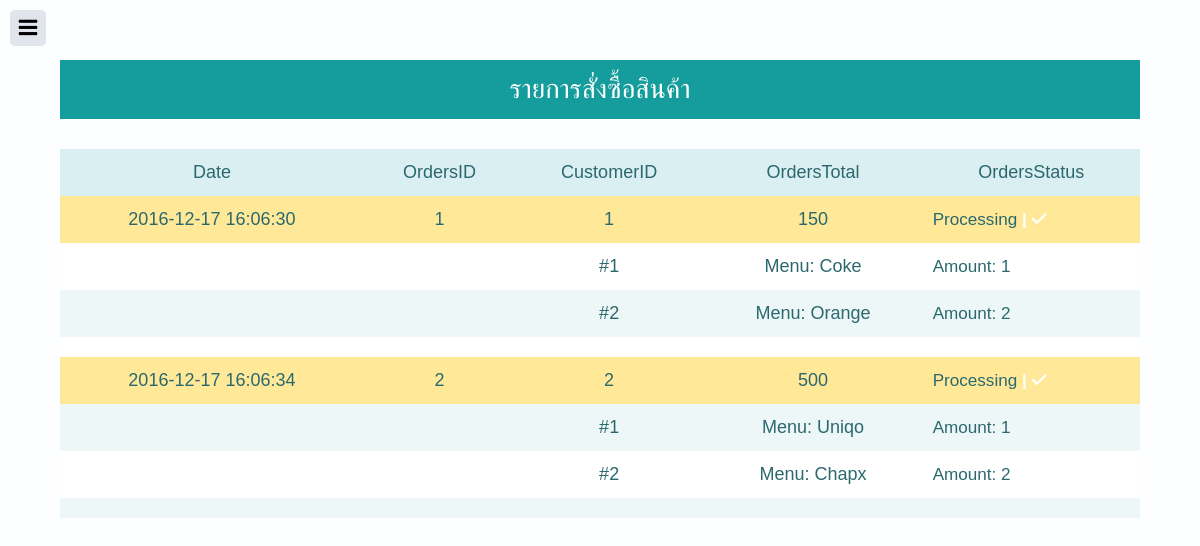
The page / on the database its author committed.
### tables this page shows
CREATE TABLE IF NOT EXISTS `Orders` (
  `OrdersID` int(11) NOT NULL AUTO_INCREMENT,
  `OrdersDate` timestamp NOT NULL DEFAULT CURRENT_TIMESTAMP ON UPDATE CURRENT_TIMESTAMP,
  `OrdersTotal` int(6) NOT NULL,
  `CustomerID` int(5) NOT NULL,
  `OrdersStatus` varchar(100) NOT NULL,
  PRIMARY KEY (`OrdersID`)
);

CREATE TABLE IF NOT EXISTS `OrdersDetail` (
  `OdetailID` int(5) NOT NULL AUTO_INCREMENT,
  `MenuName` varchar(100) NOT NULL,
  `OdetailAmount` int(5) NOT NULL,
  `OdetailPrice` int(5) NOT NULL,
  `OdetailTotal` int(6) NOT NULL,
  `OrdersID` int(11) NOT NULL,
  PRIMARY KEY (`OdetailID`)
);

### WWW/index.php (the view, shortened to what this page needs)
<?php
	require './connect.php';
?>
<!DOCTYPE html>
<html>
<head>
	<link rel="stylesheet" type="text/css" href="css/style1.css">
	<link rel="stylesheet" type="text/css" href="http://fontawesome.io/assets/font-awesome/css/font-awesome.css">
	<link rel="stylesheet" href="js/menu.css">
	<link rel="stylesheet" href="js/table.css">
	 <link rel="stylesheet" href="https://cdnjs.cloudflare.com/ajax/libs/normalize/5.0.0/normalize.min.css">
</head>
<body>
	<nav id="slide-menu">
	<ul>
		<li class="timeline"><a href="index.php">Order</a></li>
		<li class="events"><a href="admin_menu.php">Menu</a></li>
		<li class="calendar"><a href="admin_insert.php">Insert menu</a></li>
		<li class="sep settings"><a href="admin_member.php">Member</a></li>
		<li class="logout"><a href="logout.php">Log out</a></li>
	</ul>
</nav>
<div id="content">
	<div class="menu-trigger"></div>
<div class="table-users">
   <div class="header">รายการสั่งซื้อสินค้า</div>
   <table cellspacing="0">
      <tr>
				<th>Date</th>
				<th>OrdersID</th>
         <th>CustomerID</th>
         <th>OrdersTotal</th>
         <th>OrdersStatus</th>
      </tr>
			<?php
			$sql = "SELECT 	Orders.OrdersDate,
											Orders.OrdersID,
											Orders.CustomerID,
											Orders.OrdersTotal,
											Orders.OrdersStatus
							FROM Orders";
			$query = mysqli_query($objConnect,$sql);
			while ($rows = mysqli_fetch_array($query)){
				$OrdersDate = $rows[OrdersDate];
				$OrdersID = $rows[OrdersID];
				$CustomerID = $rows[CustomerID];
				$OrdersTotal = $rows[OrdersTotal];
				$OrdersStatus = $rows[OrdersStatus];
			?>
			<tr>
				 <td style="background-color: #ffe998;"><?php echo $OrdersDate;?></td>
         <td style="background-color: #ffe998;"><?php echo $OrdersID;?></td>
         <td style="background-color: #ffe998;"><?php echo $CustomerID;?></td>
				 <td style="background-color: #ffe998;"><?php echo $OrdersTotal;?></td>
				 <td style="background-color: #ffe998;"><?php if($OrdersStatus=="1"){ echo "Success";} else if($OrdersStatus="Processing"){echo "Processing";?><a href="update_order_db.php?id=<?php echo $OrdersID; ?>"><strong> | <i class="fa fa-check"></i></strong></a><?php }?></td>
      </tr>
			<tr><?php
					$sql2 = " SELECT 	OrdersDetail.MenuName,
														OrdersDetail.OdetailAmount
										FROM 		OrdersDetail
										WHERE 	OrdersDetail.OrdersID = $OrdersID";
					$query2 = mysqli_query($objConnect,$sql2);
					$menu_num = 1;
					while ($rows2 = mysqli_fetch_array($query2)){
						$OdetailAmount = $rows2[OdetailAmount];
						$MenuName 		= $rows2[MenuName];
				?>
							<tr>
								<td></td>
								<td></td>
								<td><? echo "#" . $menu_num;  $menu_num++;?></td>
								<td>Menu: <? echo $MenuName; ?></td>
								<td>Amount: <? echo $OdetailAmount; ?></td>
							</tr>
					<? } ?>
			</tr>
			<tr><td></td><td></td><td></td><td></td><td></td></tr>
      <?php } ?>
   </table>
</div>
</div>
</body>
</html>

### WWW/css/style1.css (style rules this page uses)
body { font-family: 'THSarabunNew'; }

### WWW/js/menu.css (style rules this page uses)
body { margin: 0; color: #353d46; background-color: #333333; font: 18px/27px 'THSarabunNew', sans-serif; }
nav#slide-menu { position: fixed; top: 0; left: -100px; bottom: 0; display: block; float: left; width: 100%; max-width: 284px; height: 100%; -moz-transition: all 300ms; -webkit-transition: all 300ms; transition: all 300ms; }
nav#slide-menu > ul { display: block; margin: 40px; padding: 0; list-style: none; opacity: 0.5; -moz-transition: all 300ms; -webkit-transition: all 300ms; transition: all 300ms; }
nav#slide-menu > ul li { color: #ffffff; padding: 6px 0; cursor: pointer; }
nav#slide-menu > ul li:before { font-family: "ico"; font-style: normal; font-weight: normal; speak: none; display: inline-block; text-decoration: inherit; width: 1em; color: #f76173; margin-right: 12px; text-align: center; font-variant: normal; font-size: 0.75em; text-transform: none; line-height: 1em; }
nav#slide-menu > ul li.sep { margin-top: 7px; padding-top: 14px; border-top: 1px solid #ffffff; }
nav#slide-menu > ul li.timeline:before { content: '\e805'; }
nav#slide-menu > ul li.events:before { content: '\e800'; }
nav#slide-menu > ul li.calendar:before { content: '\e802'; }
nav#slide-menu > ul li.settings:before { content: '\e809'; }
nav#slide-menu > ul li.logout:before { content: '\e804'; }
div#content { position: fixed; top: 0; left: 0; width: 100%; height: 100%; padding: 60px; overflow: scroll; background: #fcfeff; border-radius: 0; -moz-box-sizing: border-box; -webkit-box-sizing: border-box; box-sizing: border-box; -moz-transition: all 300ms; -webkit-transition: all 300ms; transition: all 300ms; }
div#content div.menu-trigger { position: fixed; top: 10px; left: 10px; width: 36px; height: 36px; background: #dfe5eb; cursor: pointer; border-radius: 5px; -moz-transition: all 300ms; -webkit-transition: all 300ms; transition: all 300ms; }
div#content div.menu-trigger:before { content: '\e801'; display: inline-block; width: 36px; height: 36px; color: black; font-family: "ico"; font-style: normal; font-size: 1.2em; font-weight: normal; font-variant: normal; text-align: center; text-transform: none; line-height: 36px; }
a { color: #ffffff; text-decoration: none; }

### WWW/js/table.css (style rules this page uses)
body * { box-sizing: border-box; }
.header { background-color: #159c9c; color: white; font-size: 1.5em; padding: 1rem; text-align: center; text-transform: uppercase; }
table { width: 100%; float: left; margin-top: 30px; }
table td, table th { color: #2b686e; padding: 10px; }
table td { text-align: center; vertical-align: middle; }
table td:last-child { font-size: 0.95em; line-height: 1.4; text-align: left; }
table th { background-color: #daeff1; font-weight: 300; }
table tr:nth-child(2n) { background-color: white; }
table tr:nth-child(2n+1) { background-color: #edf7f8; }

### rows shown on the page
orders: OrdersDate "2016-12-17 16:06:30", OrdersID "1", CustomerID "1", OrdersTotal "150"
ordersdetail: MenuName "Coke", OdetailAmount "1"
ordersdetail: MenuName "Orange", OdetailAmount "2"
orders: OrdersDate "2016-12-17 16:06:34", OrdersID "2", CustomerID "2", OrdersTotal "500"
ordersdetail: MenuName "Uniqo", OdetailAmount "1"
ordersdetail: MenuName "Chapx", OdetailAmount "2"
